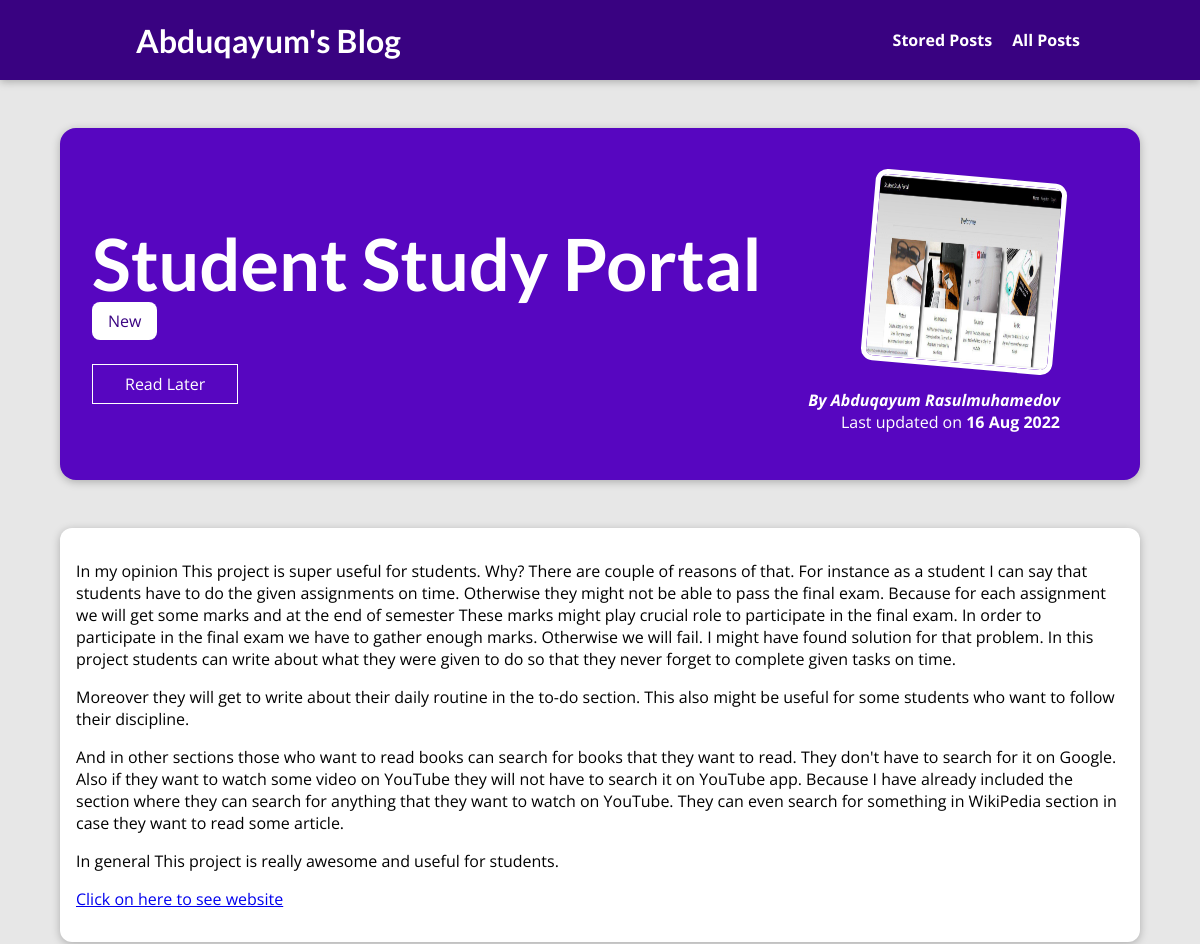
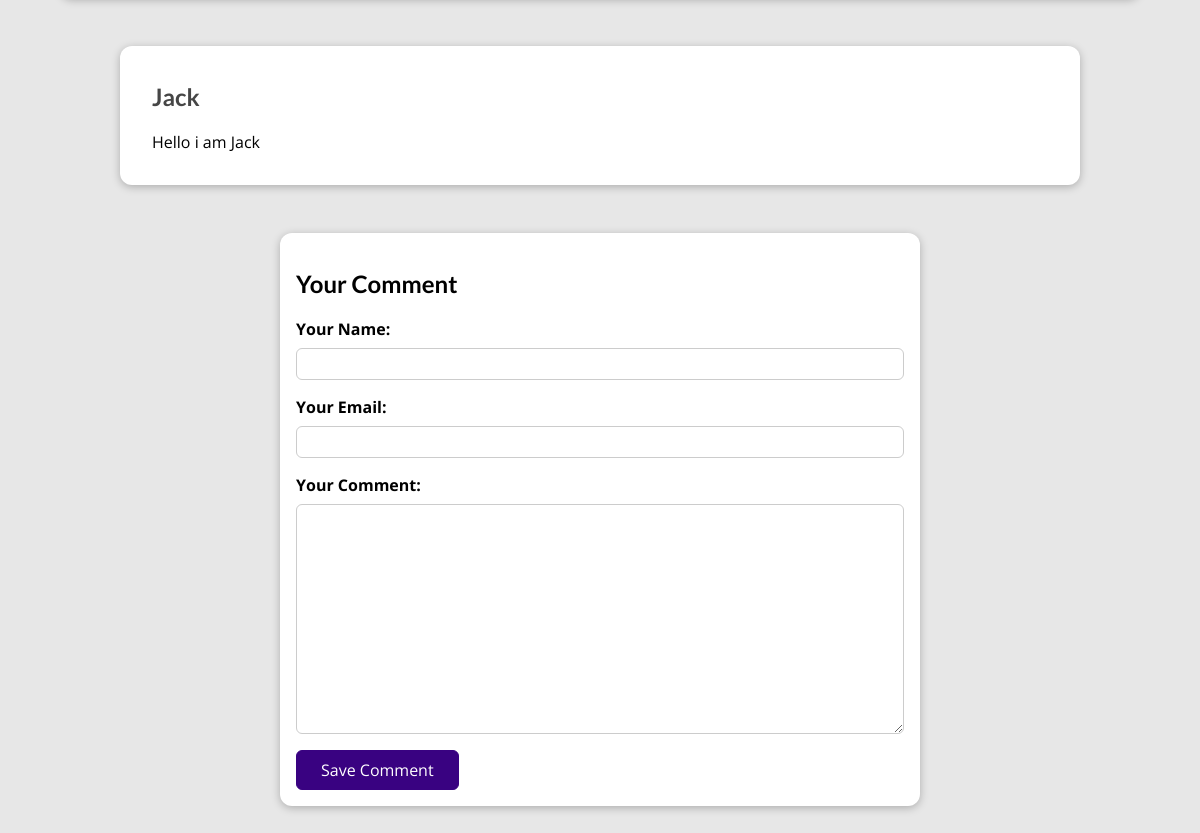
/posts/student-study-portal/, run on the app's committed database (2 pictures, top to bottom).
### blog/models.py (models this page shows, shortened)
class Post(models.Model):
    title = models.CharField(max_length=100)
    excerpt = models.CharField(max_length=200)
    image_name = models.ImageField(upload_to="posts", null = True)
    date = models.DateField(auto_now=True)
    slug = models.SlugField(unique=True, db_index=True)
    content = models.TextField(validators=[MinLengthValidator(10)])
    author = models.ForeignKey(Author, on_delete=models.SET_NULL, null=True, related_name="posts")
    tags = models.ManyToManyField(Tag)
    link = models.CharField(max_length=200, null=True)

class Tag(models.Model):
    caption = models.CharField(max_length=20)

class Author(models.Model):
    first_name = models.CharField(max_length=100)
    last_name = models.CharField(max_length=100)
    email_address = models.EmailField()
    def full_name(self):
        return f"{self.first_name} {self.last_name}"
    def __str__(self):
        return self.full_name()

class Comment(models.Model):
    user_name = models.CharField(max_length=120)
    user_email = models.EmailField(null=True)
    text = models.TextField(max_length=400)
    post = models.ForeignKey(Post, on_delete=models.CASCADE, related_name="comments")

### blog/views.py (the view, shortened to what this page needs)
# urls.py: path("posts/<slug:slug>/", views.SinglePostView.as_view(), name="post-detail"),
class SinglePostView(View):
    def is_stored_post(self, request, post_id):
        stored_posts = request.session.get("stored_posts")
        if stored_posts is not None:
          is_saved_for_later = post_id in stored_posts
        else:
          is_saved_for_later = False
        return is_saved_for_later
    def get(self, request, slug):
        post = Post.objects.get(slug=slug)
        context = {
            "post": post,
            "post_tags": post.tags.all(),
            "comment_form": CommentForm(),
            "comments": post.comments.all().order_by("-id"),
            "saved_for_later": self.is_stored_post(request, post.id)
        }
        return render(request, "blog/post-detail.html", context)

### blog/forms.py
class CommentForm(forms.ModelForm):
    class Meta:
        model = Comment
        exclude = ["post"]
        labels = {
            "user_name": "Your Name",
            "user_email": "Your Email",
            "text": "Your Comment"
        }

### blog/templates/blog/post-detail.html (shortened to what this page needs)
{% extends "base.html" %}
{% load static %}
{% block css_files %}
    <link rel="stylesheet" href="{% static 'blog/post-detail.css' %}">
{% endblock  %}
{% block content %}
    <section id="summary">
        <h2>{{ post.title }}</h2>
        <div>
            {% for tag in post_tags %}
                <span class=tags> {{tag.caption}} </span>
            {% endfor %}
        </div>
        <form action="{% url 'read-later' %}" method="POST">
            <div id="read-later">
                <button>
                    {% if saved_for_later %}
                        Remove from "Read Later" List
                    {% else %}
                        Read Later
                    {% endif %}
                </button>
            </div>
        </form>
        <article>
            <a href="{{post.link}}"><img src="{{ post.image_name.url }}" alt="{{ post.title }}"></a>
            <address>By <a href="mailto:{{ post.author.email_address }}">{{ post.author }}</a></address>
            <div>
                Last updated on <time>{{post.date|date:"d M Y"}}</time>
            </div>
        </article>
    </section>
    <main>
        {{post.content|linebreaks}}
        <a href="{{ post.link }}"><p>Click on here to see website</p></a>
    </main>
    <section id="comments">
        <ul>
            {% for comment in comments %}
                <li>
                    <h2>{{ comment.user_name }}</h2>
                    <p>{{ comment.text|linebreaks }}</p>
                </li>
            {% endfor %}
        </ul>
    </section>
    <section id="comment-form">
        <h2>Your Comment</h2>
        <form action="{% url 'post-detail' post.slug %}" method="POST">
            {% for form_field in comment_form %}
                <div class="form-control {% if form_field.errors %} invalid {% endif %}">
                    {{ form_field.label_tag }}
                    {{ form_field }}
                </div>
            {% endfor %}
            <button>Save Comment</button>
        </form>
    </section>
{% endblock %}

### static/app.css (style rules this page uses)
* { box-sizing: border-box; }
html { font-family: 'Open Sans', 'Lato', sans-serif; }
body { margin: 0; }
h1, h2, h3 { font-family: 'Lato', sans-serif; font-weight: bold; }

### blog/static/blog/post-detail.css (style rules this page uses)
body { background-color: #e7e7e7; }
#summary { margin: 8rem auto 3rem auto; padding: 2rem; width: 90%; max-width: 90rem; border-radius: 16px; background-color: #5706c0; position: relative; box-shadow: 0 2px 8px rgba(0, 0, 0, 0.25); height: 22rem; }
#summary h2 { color: white; font-size: 4.5rem; margin-bottom: 0.25rem; }
#summary article { position: absolute; top: 2rem; right: 3rem; padding: 1rem 2rem; border-radius: 12px; text-align: right; color: white; }
#summary article img { width: 12rem; height: 12rem; border-radius: 12px; transform: rotateZ(5deg); border: 5px solid white; margin-bottom: 1rem; }
#summary address { font-weight: bold; }
#summary a { color: white; text-decoration: none; }
#summary time { font-weight: bold; }
#read-later { margin: 2rem 0; }
#read-later button { background-color: transparent; border: 1px solid white; padding: 0.5rem 2rem; font: inherit; color: white; cursor: pointer; }
main { width: 90%; max-width: 90rem; margin: 3rem auto; background-color: white; padding: 1rem; border-radius: 12px; box-shadow: 0 2px 8px rgba(0, 0, 0, 0.25); }
.tags { background-color: white; color: #390281; padding: 0.5rem 1rem; border-radius: 8px; margin-right: 0.75rem; }
#comment-form { margin: 3rem auto; width: 90%; max-width: 40rem; border-radius: 12px; background-color: white; box-shadow: 0 2px 8px rgba(0, 0, 0, 0.25); padding: 1rem; }
#comment-form button { font: inherit; background-color: #390281; color: white; border: 1px solid #390281; padding: 0.5rem 1.5rem; border-radius: 6px; cursor: pointer; }
.form-control { margin-bottom: 1rem; }
.form-control label { font-weight: bold; margin-bottom: 0.5rem; display: block; }
.form-control input, .form-control textarea { display: block; width: 100%; font: inherit; padding: 0.25rem; border-radius: 6px; border: 1px solid #ccc; }
#comments { margin: 3rem auto; width: 90%; max-width: 60rem; border-radius: 12px; background-color: white; box-shadow: 0 2px 8px rgba(0, 0, 0, 0.25); padding: 1rem 2rem; }
#comments ul { list-style: none; margin: 0; padding: 0; }
#comments li { margin-bottom: 1rem; border-bottom: 2px solid #ccc; }
#comments li:last-of-type { border-bottom: none; }
#comments h2 { color: #464646; }

### data on the page
Post: title "Student Study Portal", image_name (picture), author "Abduqayum Rasulmuhamedov", date "16 Aug 2022", content "In my opinion This project is super useful for students. Why? There are couple of reasons of that. For instance as a student I can say that students have to do the given assignments on time. Otherwise they might not be able to pass the final exam. Because for each assignment we will get some marks and at the end of semester These marks might play crucial role to participate in the final exam. In order to participate in the final exam we have to gather enough marks. Otherwise we will fail. I might have found solution for that problem. In this project students can write about what they were given to do so that they never forget to complete given tasks on time. Moreover they will get to write…"
Tag: caption "New"
Comment: user_name "Jack", text "Hello i am Jack"
